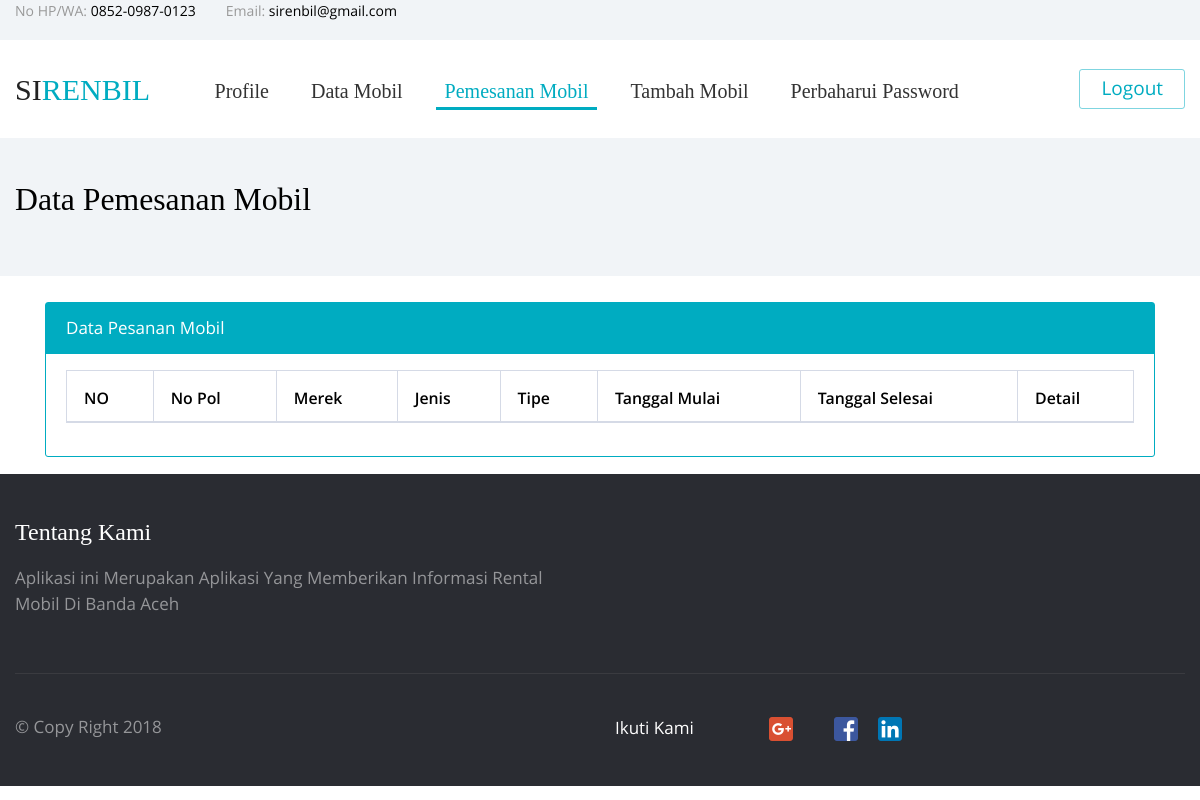
The page /pesanan_mobil.php (signed in) on the database as committed earlier.
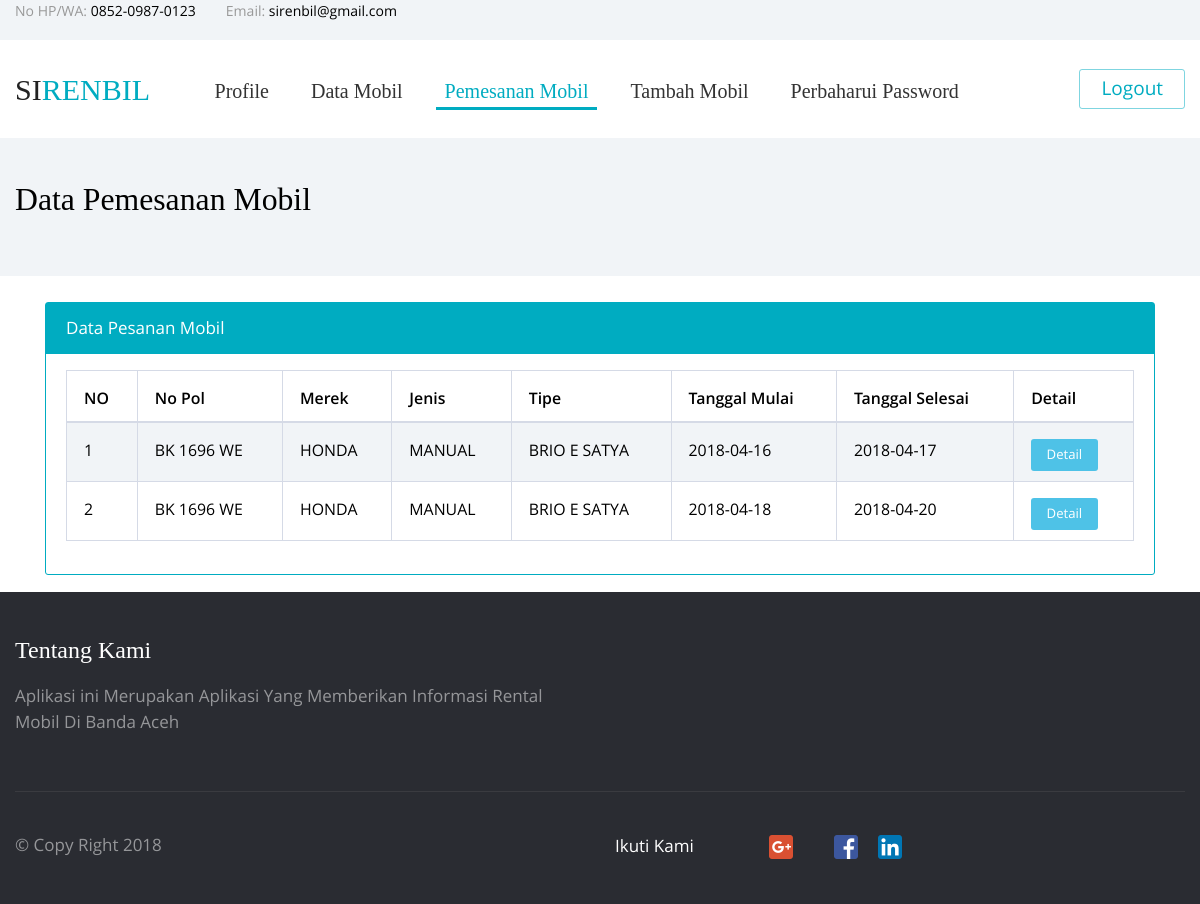
The same page on the database as committed later.
### tables this page shows
CREATE TABLE `pesan` (
  `id_costumer` int(11) NOT NULL,
  `no_pol` varchar(10) NOT NULL,
  `invoice` int(255) NOT NULL,
  `tanggal_pesan` timestamp NOT NULL DEFAULT CURRENT_TIMESTAMP ON UPDATE CURRENT_TIMESTAMP,
  `tanggal_mulai` date NOT NULL,
  `tanggal_selesai` date NOT NULL,
  `harga` int(10) NOT NULL,
  `status` int(2) NOT NULL,
  `bank_pengirim` varchar(50) DEFAULT NULL,
  `rek_pengirim` varchar(100) DEFAULT NULL,
  `bukti_pembayaran` varchar(255) DEFAULT NULL,
  `nominal` int(11) DEFAULT NULL,
  `verifikasi_pembayaran` int(11) DEFAULT '0'
);

CREATE TABLE `mobil` (
  `no_pol` varchar(10) NOT NULL,
  `merek` varchar(20) NOT NULL,
  `jenis` varchar(20) NOT NULL,
  `tipe` varchar(20) NOT NULL,
  `tahun_pembuatan` int(5) NOT NULL,
  `harga_sewa` int(12) NOT NULL,
  `bahan_bakar` varchar(10) NOT NULL,
  `kapasitas_penumpang` varchar(10) NOT NULL,
  `fasilitas` text NOT NULL,
  `id_rental` int(100) NOT NULL,
  `tanggal_post` timestamp NOT NULL DEFAULT CURRENT_TIMESTAMP ON UPDATE CURRENT_TIMESTAMP,
  `foto_depan` varchar(100) NOT NULL,
  `foto_samping` varchar(100) NOT NULL,
  `foto_belakang` varchar(100) NOT NULL,
  `foto_dalam1` varchar(100) NOT NULL,
  `foto_dalam2` varchar(100) NOT NULL
);

### pesanan_mobil.php (the view, shortened to what this page needs)
<!DOCTYPE html>
<html lang="en">
<head>
    <link rel="stylesheet" type="text/css" href="vendors/bootstrap/css/bootstrap.min.css">
    <link rel="stylesheet" type="text/css" href="vendors/tether/css/tether.min.css">
    <link rel="stylesheet" type="text/css" href="vendors/animate-css/animate.css">
    <link rel="stylesheet" type="text/css" href="fonts/circular/styles.css">
    <link rel="stylesheet" type="text/css" href="fonts/open-sans/styles.css">
    <link rel="stylesheet" type="text/css" href="fonts/iconfont/styles.css">
       <link href="data/vendor/datatables-plugins/dataTables.bootstrap.css" rel="stylesheet">
       <link href="data/vendor/datatables-responsive/dataTables.responsive.css" rel="stylesheet">
       <link href="data/dist/css/sb-admin-2.css" rel="stylesheet">
       <link href="data/vendor/metisMenu/metisMenu.min.css" rel="stylesheet">
      <link href="data/vendor/font-awesome/css/font-awesome.min.css" rel="stylesheet" type="text/css">
<link rel="stylesheet" type="text/css" href="vendors/select2/css/select2.min.css">
<link rel="stylesheet" type="text/css" href="css/vendors/select2/select2.min.css">
    <link rel="stylesheet" type="text/css" href="css/style.min.css">
</head>
<body class="">
<?php include"share/menu.php";?>
  <div class="choose-us-default">
    <div class="container">
        <h4 >Data Pemesanan Mobil</h4>
    </div>
</div>
<div class="container">
  <div class="col-lg-12">
              <br>
          </div>
          <div class="col-lg-12">
              <div class="col-lg-12">
                  <div class="card card-outline-primary mb-3">
                      <div class="card-header bg-primary">
                          Data Pesanan Mobil
                      </div>
                      <?php
                      include 'share/db.php';
                      $i=0;
                      $id=$_SESSION['rental'];
                      $query1 = mysqli_query($con,"select * from rental where username='$id'");
                      while($data1 = mysqli_fetch_array($query1)){
                        $id_rental= $data1['id_rental'];
                      }
                      ?>
                    <div class="card-block">
                          <table width="100%" class="table table-striped table-bordered table-hover" id="dataTables-example">
                              <thead>
                                  <tr>
                                      <th>NO</th>
                                      <th>No Pol</th>
                                      <th>Merek</th>
                                      <th>Jenis</th>
                                      <th>Tipe</th>
                                      <th>Tanggal Mulai</th>
                                      <th>Tanggal Selesai</th>
                                      <th>Detail</th>
                                  </tr>
                              </thead>
                              <tbody>
                                <?php
                                $query = mysqli_query($con,"select * from pesan left join mobil on pesan.no_pol=mobil.no_pol left join rental on rental.id_rental=mobil.id_rental where rental.id_rental='$id_rental' ");
                                while($data = mysqli_fetch_array($query)){
                                  $i++;
                                ?>
                                  <tr class="odd gradeX">
                                      <td class="center"><?php echo $i;?></td>
                                      <td><?php echo $data['no_pol'];?></td>
                                      <td><?php echo $data['merek'];?></td>
                                      <td><?php echo $data['jenis'];?></td>
                                      <td><?php echo $data['tipe'];?></td>
                                      <td><?php echo $data['tanggal_mulai'];?></td>
                                      <td><?php echo $data['tanggal_selesai'];?></td>
                                      <td class="center"><a href="invoice_admin.php?id=<?php echo $data['invoice'];?>"><button type="button" class="btn btn-info btn-xs">Detail</button></td>
                                  </tr>
                                  <?php  }?>
                              </tbody>
                          </table>
                      </div>
                  </div>
              </div>
          </div>
</div>
<?php include"share/footer.php";?>
</body>
</html>

Rows that differ between the two databases and show on the page:
now on this page (row edited): pesan: mobil.no_pol "BK 1696 WE", mobil.merek "HONDA", mobil.jenis "MANUAL", mobil.tipe "BRIO E SATYA", tanggal_mulai "2018-04-16", tanggal_selesai "2018-04-17"
added pesan: mobil.no_pol "BK 1696 WE", mobil.merek "HONDA", mobil.jenis "MANUAL", mobil.tipe "BRIO E SATYA", tanggal_mulai "2018-04-18", tanggal_selesai "2018-04-20"
